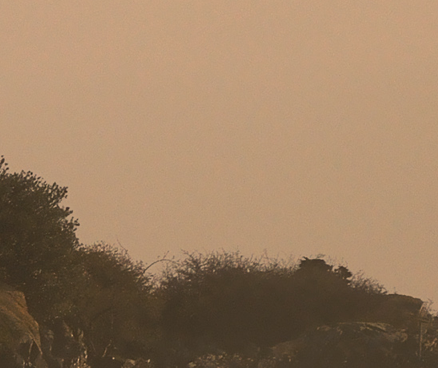
#> input picture 01_study/04_trimming/sample.png, 438 x 368 px
$ python trimming.py
#> lines starting #> are read from the running program, lines starting #| are printed output that depends on the picture
# -*- coding: utf-8 -*-
import cv2, matplotlib
import numpy as np
import matplotlib.pyplot as plt

###
# 画素へのアクセス
###

#イメージ生成
image = cv2.imread('sample.png')
#> image is the input picture: shape (368, 438, 3); mean B, G, R 97.4, 125.5, 154.1

x = 200
y = 180
width = 150
height = 120

dstImg = image[y:y+height,x:x+width]
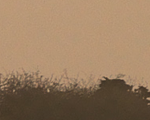
#> dstImg: shape (120, 150, 3); mean B, G, R 95.5, 123.3, 151.3

cv2.imshow('image',image)
cv2.imshow('dst',dstImg)

cv2.imwrite('trimming.png',dstImg)
cv2.waitKey(0)
